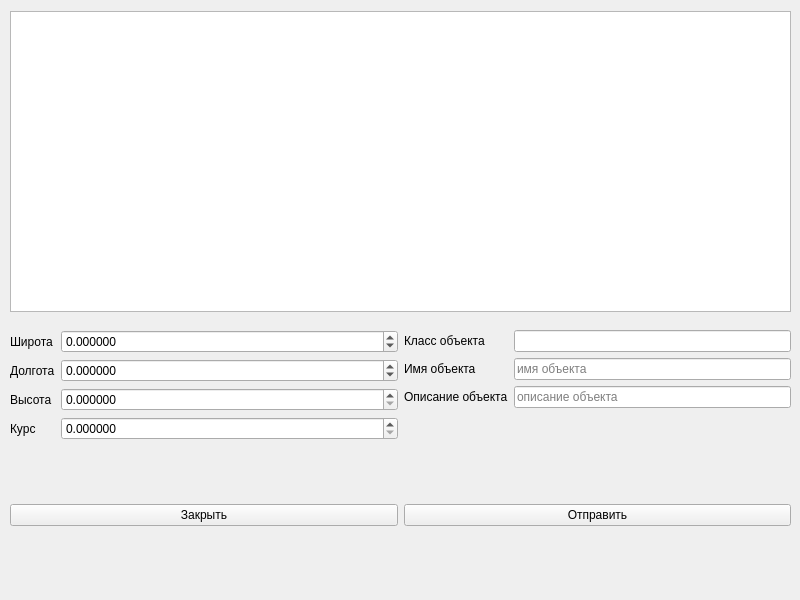
<?xml version="1.0" encoding="UTF-8"?>
<ui version="4.0">
 <class>Widget</class>
 <widget class="QWidget" name="Widget">
  <property name="geometry">
   <rect>
    <x>0</x>
    <y>0</y>
    <width>800</width>
    <height>600</height>
   </rect>
  </property>
  <property name="minimumSize">
   <size>
    <width>800</width>
    <height>600</height>
   </size>
  </property>
  <property name="maximumSize">
   <size>
    <width>800</width>
    <height>600</height>
   </size>
  </property>
  <property name="windowTitle">
   <string>Модуль передачи данных</string>
  </property>
  <widget class="QWidget" name="horizontalLayoutWidget">
   <property name="geometry">
    <rect>
     <x>10</x>
     <y>330</y>
     <width>781</width>
     <height>141</height>
    </rect>
   </property>
   <layout class="QHBoxLayout" name="horizontalLayout" stretch="1,1">
    <item>
     <layout class="QFormLayout" name="formLayout_number">
      <item row="0" column="0">
       <widget class="QLabel" name="label_latitude">
        <property name="text">
         <string>Широта</string>
        </property>
       </widget>
      </item>
      <item row="0" column="1">
       <widget class="QDoubleSpinBox" name="doubleSpinBox_latitude">
        <property name="toolTip">
         <string>диапазон [-90; 90]</string>
        </property>
        <property name="decimals">
         <number>6</number>
        </property>
        <property name="minimum">
         <double>-90.000000000000000</double>
        </property>
        <property name="maximum">
         <double>90.000000000000000</double>
        </property>
        <property name="singleStep">
         <double>0.100000000000000</double>
        </property>
       </widget>
      </item>
      <item row="1" column="0">
       <widget class="QLabel" name="label_longitude">
        <property name="text">
         <string>Долгота</string>
        </property>
       </widget>
      </item>
      <item row="1" column="1">
       <widget class="QDoubleSpinBox" name="doubleSpinBox_longitude">
        <property name="toolTip">
         <string>диапазон [-180; 180]</string>
        </property>
        <property name="decimals">
         <number>6</number>
        </property>
        <property name="minimum">
         <double>-180.000000000000000</double>
        </property>
        <property name="maximum">
         <double>180.000000000000000</double>
        </property>
        <property name="singleStep">
         <double>0.100000000000000</double>
        </property>
        <property name="stepType">
         <enum>QAbstractSpinBox::DefaultStepType</enum>
        </property>
       </widget>
      </item>
      <item row="2" column="0">
       <widget class="QLabel" name="label_altitude">
        <property name="text">
         <string>Высота</string>
        </property>
       </widget>
      </item>
      <item row="2" column="1">
       <widget class="QDoubleSpinBox" name="doubleSpinBox_altitude">
        <property name="toolTip">
         <string>диапазон [-100; 20000]</string>
        </property>
        <property name="decimals">
         <number>6</number>
        </property>
        <property name="minimum">
         <double>0.000000000000000</double>
        </property>
        <property name="maximum">
         <double>20000.000000000000000</double>
        </property>
        <property name="singleStep">
         <double>0.100000000000000</double>
        </property>
       </widget>
      </item>
      <item row="3" column="0">
       <widget class="QLabel" name="label_course">
        <property name="text">
         <string>Курс</string>
        </property>
       </widget>
      </item>
      <item row="3" column="1">
       <widget class="QDoubleSpinBox" name="doubleSpinBox_course">
        <property name="toolTip">
         <string>диапазон [0; 360]</string>
        </property>
        <property name="decimals">
         <number>6</number>
        </property>
        <property name="maximum">
         <double>360.000000000000000</double>
        </property>
        <property name="singleStep">
         <double>0.100000000000000</double>
        </property>
       </widget>
      </item>
     </layout>
    </item>
    <item>
     <layout class="QFormLayout" name="formLayout_text">
      <item row="0" column="0">
       <widget class="QLabel" name="label_data">
        <property name="text">
         <string>Класс объекта</string>
        </property>
       </widget>
      </item>
      <item row="0" column="1">
       <widget class="QLineEdit" name="lineEdit_data">
        <property name="mouseTracking">
         <bool>true</bool>
        </property>
        <property name="toolTip">
         <string>не редактируемое поле</string>
        </property>
        <property name="readOnly">
         <bool>true</bool>
        </property>
       </widget>
      </item>
      <item row="1" column="0">
       <widget class="QLabel" name="label_name">
        <property name="text">
         <string>Имя объекта</string>
        </property>
       </widget>
      </item>
      <item row="1" column="1">
       <widget class="QLineEdit" name="lineEdit_name">
        <property name="toolTip">
         <string>максимальная длина 6 символов</string>
        </property>
        <property name="maxLength">
         <number>6</number>
        </property>
        <property name="placeholderText">
         <string>имя объекта</string>
        </property>
       </widget>
      </item>
      <item row="2" column="0">
       <widget class="QLabel" name="label_description">
        <property name="text">
         <string>Описание объекта</string>
        </property>
       </widget>
      </item>
      <item row="2" column="1">
       <widget class="QLineEdit" name="lineEdit_description">
        <property name="toolTip">
         <string>максимальная длина 32 символа</string>
        </property>
        <property name="maxLength">
         <number>32</number>
        </property>
        <property name="placeholderText">
         <string>описание объекта</string>
        </property>
       </widget>
      </item>
     </layout>
    </item>
   </layout>
  </widget>
  <widget class="QWidget" name="horizontalLayoutWidget_2">
   <property name="geometry">
    <rect>
     <x>10</x>
     <y>500</y>
     <width>781</width>
     <height>31</height>
    </rect>
   </property>
   <layout class="QHBoxLayout" name="horizontalLayout_button">
    <item>
     <widget class="QPushButton" name="pushButton_close">
      <property name="text">
       <string>Закрыть</string>
      </property>
     </widget>
    </item>
    <item>
     <widget class="QPushButton" name="pushButton_send">
      <property name="text">
       <string>Отправить</string>
      </property>
     </widget>
    </item>
   </layout>
  </widget>
  <widget class="QTableWidget" name="tableWidget">
   <property name="geometry">
    <rect>
     <x>10</x>
     <y>11</y>
     <width>781</width>
     <height>301</height>
    </rect>
   </property>
  </widget>
  <widget class="QLabel" name="error_output">
   <property name="geometry">
    <rect>
     <x>90</x>
     <y>550</y>
     <width>631</width>
     <height>31</height>
    </rect>
   </property>
   <property name="text">
    <string/>
   </property>
  </widget>
 </widget>
 <resources/>
 <connections/>
</ui>
